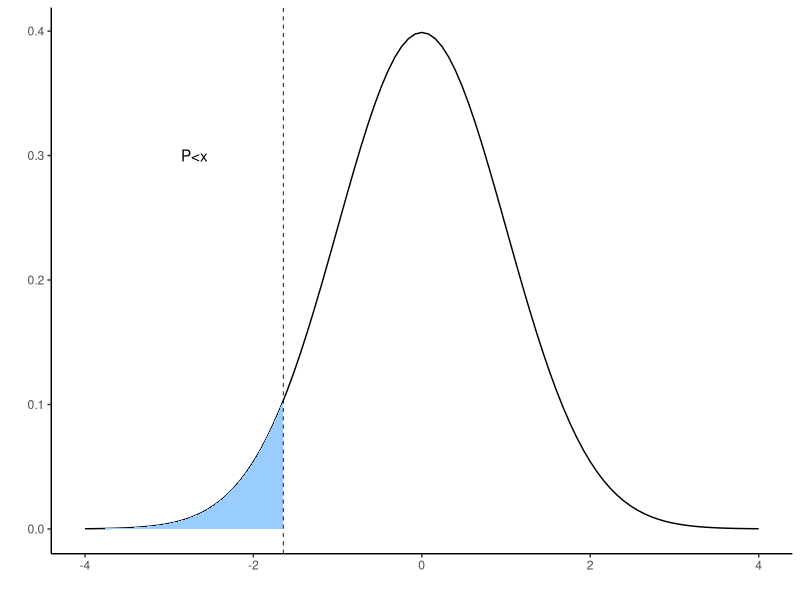
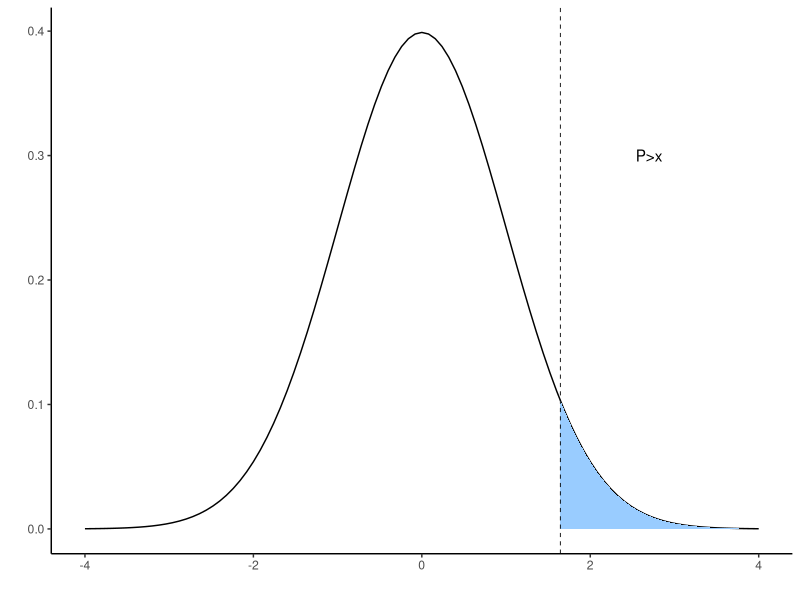
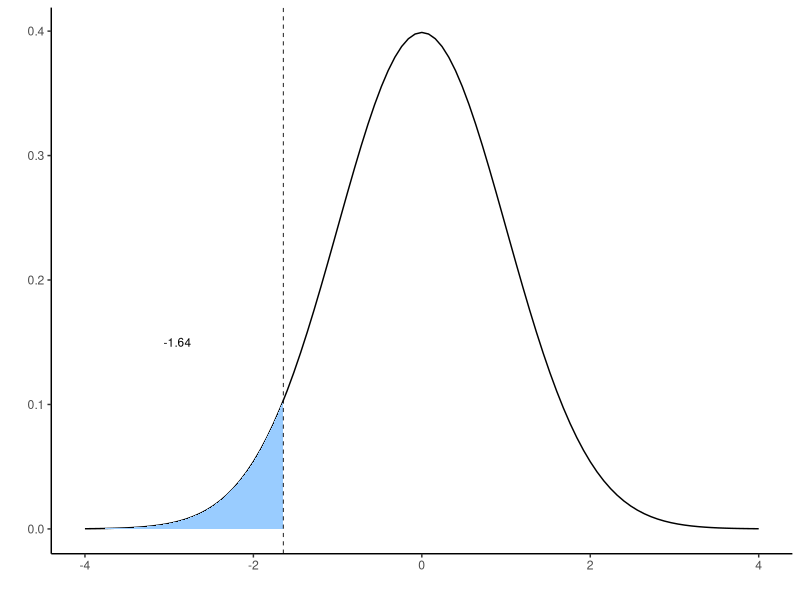
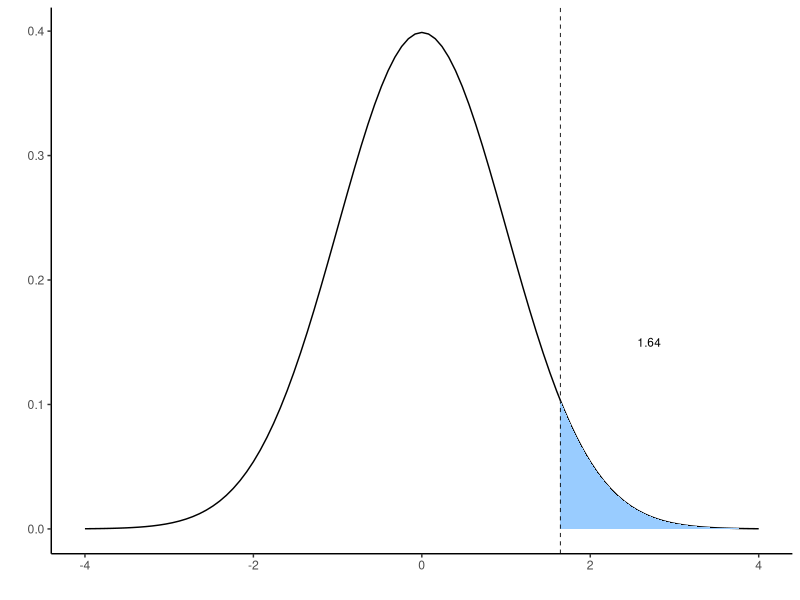
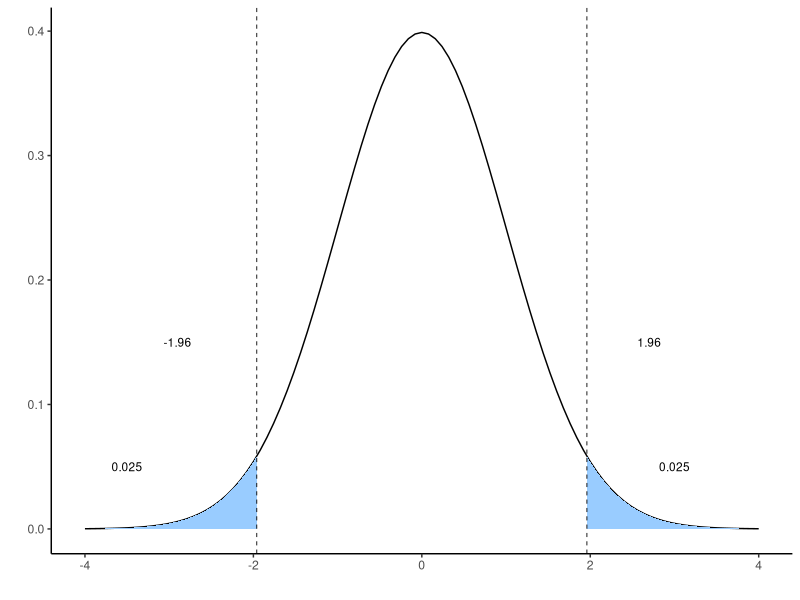

Generate these figures, in order, with R:
## ---- chunk 1
library(ggplot2)
# Set the significance level
p <- 0.05

# Create a sequence for the lower tail (left tail of the normal distribution)
tail_low <- seq(-4, qnorm(p), 0.01)
df_tl <- data.frame(x = c(tail_low, qnorm(p)), y = c(dnorm(tail_low), 0))

# Plot the normal distribution
ggplot(data.frame(x = c(-4, 4)), aes(x)) +
  stat_function(fun = dnorm) +  # Plot the normal distribution
  geom_polygon(data = df_tl, aes(x, y), fill = "#99CCFF") +  # Fill the lower tail (P(X < x))
  geom_vline(xintercept = qnorm(p), lty = "dashed", lwd = 0.3) +  # Vertical line at the critical value for left tail

  annotate(geom = "text", x = -2.7, y = 0.3, label = 'P<x') +  # Annotate the critical value
  
  theme_classic() +  # Clean theme
  labs(x = "", y = "")  # Remove axis labels

## ---- chunk 2
# Set the significance level
p <- 0.05

# Create a sequence for the upper tail (one-tailed test)
tail_high <- seq(qnorm(1-p), 4, 0.01)
df_th <- data.frame(x = c(qnorm(1-p), tail_high), y = c(0, dnorm(tail_high)))

# Plot the normal distribution
ggplot(data.frame(x = c(-4, 4)), aes(x)) +
  stat_function(fun = dnorm) +  # Plot the normal distribution
  geom_polygon(data = df_th, aes(x, y), fill = "#99CCFF") +  # Fill the upper tail
  geom_vline(xintercept = qnorm(1-p), lty = "dashed", lwd = 0.3) +  # Vertical line at the critical value
  annotate(geom = "text", x = 2.7, y = 0.3, label = 'P>x') +  # Annotate the critical value
  
  theme_classic() +  # Clean theme
  labs(x = "", y = "")  # Remove axis labels

## ---- chunk 3
library(ggplot2)
# Set the significance level
p <- 0.05

# Create a sequence for the lower tail (left tail of the normal distribution)
tail_low <- seq(-4, qnorm(p), 0.01)
df_tl <- data.frame(x = c(tail_low, qnorm(p)), y = c(dnorm(tail_low), 0))

# Plot the normal distribution
ggplot(data.frame(x = c(-4, 4)), aes(x)) +
  stat_function(fun = dnorm) +  # Plot the normal distribution
  geom_polygon(data = df_tl, aes(x, y), fill = "#99CCFF") +  # Fill the lower tail (P(X < x))
  geom_vline(xintercept = qnorm(p), lty = "dashed", lwd = 0.3) +  
  annotate(geom = "text", x = -2.9, y = 0.15, label = sprintf("%.2f", qnorm(p)), size=3) +  
  theme_classic() +  # Clean theme
  labs(x = "", y = "")  # Remove axis labels

## ---- chunk 4
# Set the significance level
p <- 0.05

# Create a sequence for the upper tail (one-tailed test)
tail_high <- seq(qnorm(1-p), 4, 0.01)
df_th <- data.frame(x = c(qnorm(1-p), tail_high), y = c(0, dnorm(tail_high)))

# Plot the normal distribution
ggplot(data.frame(x = c(-4, 4)), aes(x)) +
  stat_function(fun = dnorm) +  # Plot the normal distribution
  geom_polygon(data = df_th, aes(x, y), fill = "#99CCFF") +  # Fill the upper tail
  geom_vline(xintercept = qnorm(1-p), lty = "dashed", lwd = 0.3) +  # Vertical line at the critical value
  annotate(geom = "text", x = 2.7, y = 0.15, label = sprintf("%.2f", qnorm(1-p)), size=3) +  # Annotate the critical value
  theme_classic() +  # Clean theme
  labs(x = "", y = "")  # Remove axis labels

## ---- chunk 5
p <- 0.025
tail_low <- seq(-4, qnorm(p), 0.01)
df_tl <- data.frame(x=c(tail_low,qnorm(p)), y =c(dnorm(tail_low),0))
tail_high <- seq(qnorm(1-p), 4, 0.01)
df_th <- data.frame(x=c(qnorm(1-p),tail_high), y=c(0,dnorm(tail_high)))

ggplot(data.frame(x = c(-4, 4)), aes(x)) +
  stat_function(fun = dnorm) +
  geom_polygon(data = df_tl, aes(x,y), fill = "#99CCFF") +
  geom_polygon(data = df_th, aes(x,y), fill = "#99CCFF") +
  geom_vline(xintercept = qnorm(p), lty = "dashed", lwd = 0.3) +
  geom_vline(xintercept = qnorm(1-p), lty = "dashed", lwd = 0.3) +
  annotate(geom = "text", -2.9, 0.15, label = "-1.96", size=3) +
  annotate(geom = "text", 2.7, 0.15, label = "1.96", size=3) +
  
  annotate(geom = "text", -3.5, 0.05, label = "0.025", size=3) +
  annotate(geom = "text",  3, 0.05, label = "0.025", size=3) +
  
  theme_classic() +
  labs(x="", y="")
